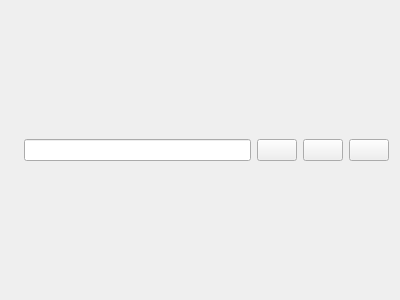
<?xml version="1.0" encoding="UTF-8"?>
<ui version="4.0">
 <class>FavoritePathWidget</class>
 <widget class="QWidget" name="FavoritePathWidget">
  <property name="geometry">
   <rect>
    <x>0</x>
    <y>0</y>
    <width>400</width>
    <height>300</height>
   </rect>
  </property>
  <property name="windowTitle">
   <string>Form</string>
  </property>
  <layout class="QGridLayout" name="gridLayout">
   <item row="0" column="0">
    <layout class="QHBoxLayout" name="horizontalLayout">
     <item>
      <widget class="QLabel" name="label">
       <property name="styleSheet">
        <string notr="true"/>
       </property>
       <property name="text">
        <string/>
       </property>
      </widget>
     </item>
     <item>
      <widget class="QLineEdit" name="lineEdit"/>
     </item>
     <item>
      <widget class="QPushButton" name="okButton">
       <property name="sizePolicy">
        <sizepolicy hsizetype="Fixed" vsizetype="Fixed">
         <horstretch>0</horstretch>
         <verstretch>0</verstretch>
        </sizepolicy>
       </property>
       <property name="text">
        <string/>
       </property>
       <property name="icon">
        <iconset resource="../resources/resources.qrc">
         <normaloff>:/icons/tick.png</normaloff>:/icons/tick.png</iconset>
       </property>
      </widget>
     </item>
     <item>
      <widget class="QPushButton" name="editButton">
       <property name="sizePolicy">
        <sizepolicy hsizetype="Fixed" vsizetype="Fixed">
         <horstretch>0</horstretch>
         <verstretch>0</verstretch>
        </sizepolicy>
       </property>
       <property name="text">
        <string/>
       </property>
       <property name="icon">
        <iconset resource="../resources/resources.qrc">
         <normaloff>:/icons/edit.png</normaloff>:/icons/edit.png</iconset>
       </property>
      </widget>
     </item>
     <item>
      <widget class="QPushButton" name="deleteButton">
       <property name="sizePolicy">
        <sizepolicy hsizetype="Fixed" vsizetype="Fixed">
         <horstretch>0</horstretch>
         <verstretch>0</verstretch>
        </sizepolicy>
       </property>
       <property name="text">
        <string/>
       </property>
       <property name="icon">
        <iconset resource="../resources/resources.qrc">
         <normaloff>:/icons/cross.png</normaloff>:/icons/cross.png</iconset>
       </property>
      </widget>
     </item>
    </layout>
   </item>
  </layout>
 </widget>
 <resources>
  <include location="../resources/resources.qrc"/>
 </resources>
 <connections/>
</ui>
